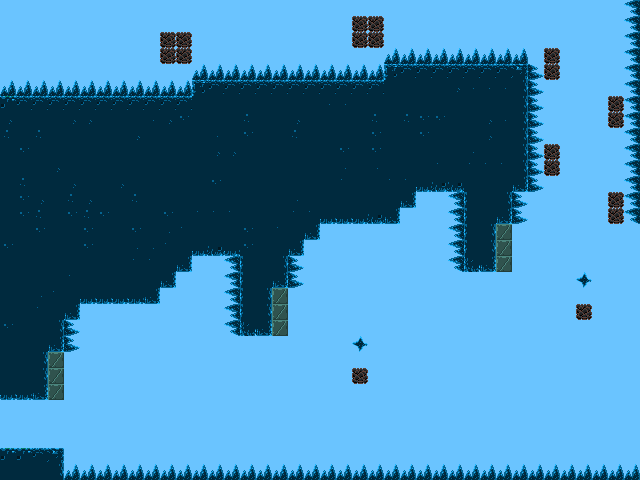

Below is a game level as drawn by its tile map, then a one-line description and the .tmx that defines it (tile-layer data replaced by summaries):
An orthogonal 40x30 tile map with 16x16 px tiles, 6 tile layers (backgroundLayer, stageLayer, trapsLayer, fragileLayer, ...), 4 tilesets and 2 objects (playerStart, robot).

<map version="1.0" orientation="orthogonal" renderorder="right-down" width="40" height="30" tilewidth="16" tileheight="16" nextobjectid="24">
 <tileset firstgid="1" name="stageTiles" tilewidth="16" tileheight="16" tilecount="60" columns="10">
  <image source="../assets/img/outside-tiles.png" width="160" height="96" />
 </tileset>
 <tileset firstgid="61" name="playerTiles" tilewidth="16" tileheight="16" tilecount="16" columns="4">
  <image source="../assets/img/player.png" width="64" height="64" />
 </tileset>
 <tileset firstgid="77" name="itemsTiles" tilewidth="16" tileheight="16" tilecount="16" columns="4">
  <image source="../assets/img/items.png" width="64" height="64" />
 </tileset>
 <tileset firstgid="93" name="secret" tilewidth="16" tileheight="16" tilecount="6" columns="6">
  <image source="../assets/img/secret.png" width="96" height="16" />
 </tileset>
 <layer name="backgroundLayer" width="40" height="30">
  <data>[1200 cells, 1200 non-empty, 7 distinct tile ids]</data>
 </layer>
 <objectgroup name="objectsLayer">
  <object id="1" name="Player" type="playerStart" gid="66" x="45" y="448" width="16" height="16" />
  <object id="22" name="Robot" type="robot" gid="79" x="29" y="61" width="16" height="16">
   <properties>
    <property name="animated" type="bool" value="true" />
    <property name="sprite" value="robot" />
   </properties>
  </object>
 </objectgroup>
 <layer name="stageLayer" width="40" height="30">
  <data>[1200 cells, 104 non-empty, 12 distinct tile ids]</data>
 </layer>
 <layer name="trapsLayer" width="40" height="30">
  <data>[1200 cells, 109 non-empty, 5 distinct tile ids]</data>
 </layer>
 <layer name="fragileLayer" width="40" height="30">
  <data>[1200 cells, 19 non-empty, 2 distinct tile ids]</data>
 </layer>
 <layer name="drillLayer" width="40" height="30">
  <data>[1200 cells, 0 non-empty, 0 distinct tile ids]</data>
 </layer>
 <layer name="springLayer" width="40" height="30">
  <data>[1200 cells, 0 non-empty, 0 distinct tile ids]</data>
 </layer>
</map>
